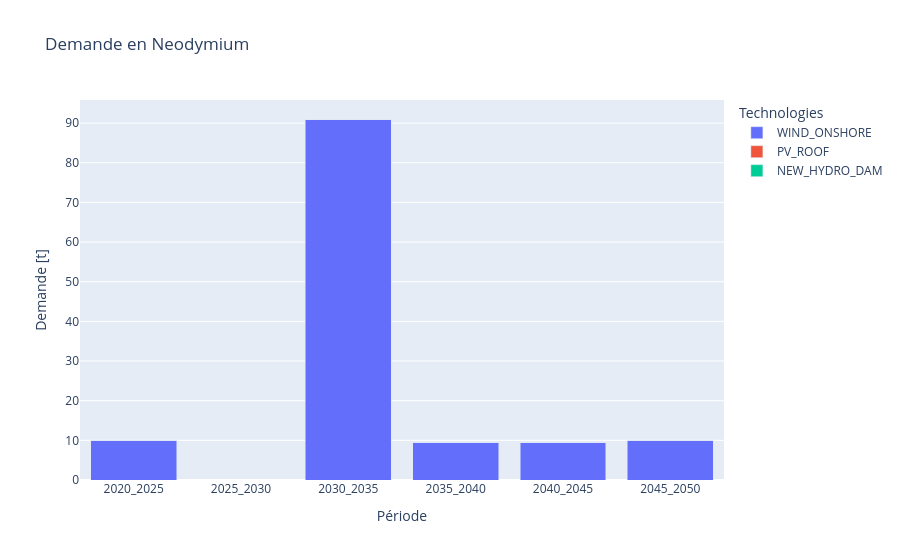
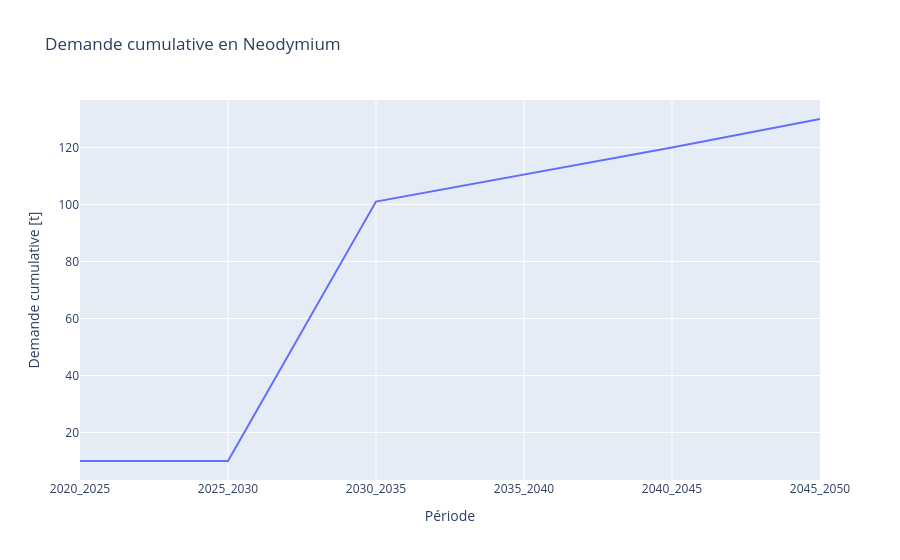
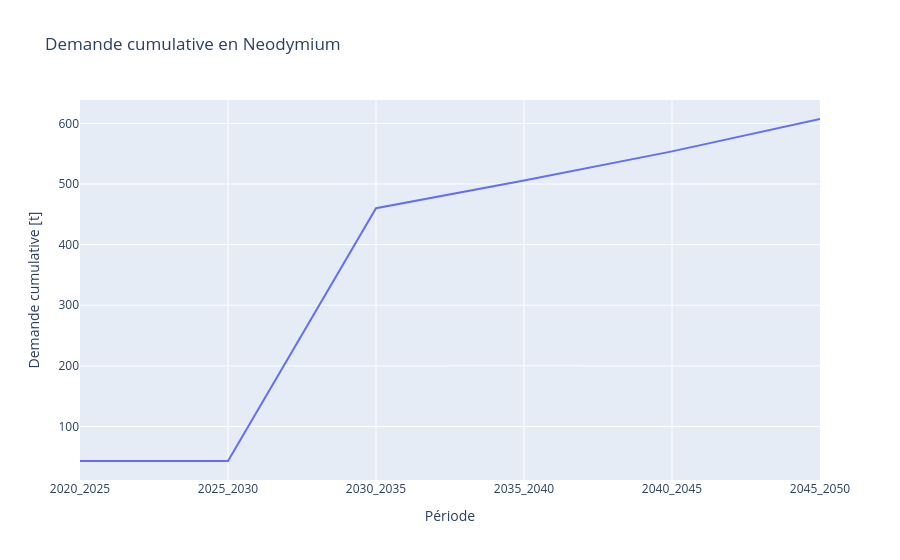
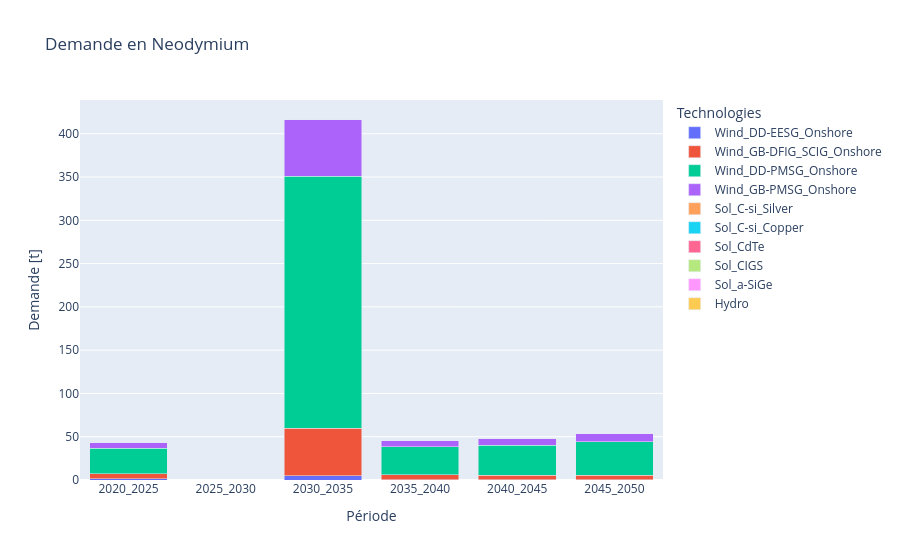

The cell these charts' notebook holds for them, in order:
### Code cell
def plot_material_demand(material, cumulative=False, market_share=False, show = False):

    data = {}
    for period in periods:
        data[period] = {}
        if market_share:
            for model_tech, info in tech_groups.items():
                f_new = results['F_new'].loc[period].loc[model_tech].squeeze()
                ms = get_ms(info['iam_source'], period)
                for excel_tech in info['excel_techs']:
                    data[period][excel_tech] = f_new * ms[excel_tech] * df_mi.loc[material, excel_tech]
        else:
            for tech, excel_col in tech_mapping.items():
                data[period][tech] = results['F_new'].loc[period].loc[tech].squeeze() * df_mi.loc[material, excel_col]

    df_plot = pd.DataFrame(data)

    if cumulative:
        df_cumulative = df_plot.sum().cumsum()
        fig = px.line(x=periods, y=df_cumulative.values,
                      title=f'Demande cumulative en {material}',
                      labels={'x': 'Période', 'y': 'Demande cumulative [t]'})
    else:
        df_melted = df_plot.T.reset_index().rename(columns={'index': 'Période'}).melt(
            id_vars='Période', var_name='Technologies', value_name='Demande [t]'
        )
        fig = px.bar(df_melted, x='Période', y='Demande [t]', color='Technologies', barmode='stack',
                     title=f'Demande en {material}')
        fig.update_layout(xaxis_title='Période', yaxis_title='Demande [t]')
    if show:
        fig.show()
        if (cumulative and market_share):
            filepath = os.path.join(save_dir, 'neo_demand_cumul_ms.png')
        if (cumulative == False and market_share == False):
            filepath = os.path.join(save_dir, 'neo_demand_no_cumul_no_ms.png')
        if (cumulative == True and market_share == False):
            filepath = os.path.join(save_dir, 'neo_demand_cumul_no_ms.png')
        if (cumulative == False and market_share):
            filepath = os.path.join(save_dir, 'neo_demand_no_cumul_ms.png')
        #fig.write_image(filepath)

    return df_plot

# Exemple
plot_material_demand('Neodymium', show = True)
plot_material_demand('Neodymium', cumulative=True, show = True)
plot_material_demand('Neodymium', cumulative=True, market_share=True, show = True)
plot_material_demand('Neodymium', cumulative=False, market_share=True, show = True)

### Figure 1 — Plotly figure (JSON) as saved in the notebook; plotly's stock layout.template omitted (floating-point values rounded to 4 significant figures)
{"data": [{"hovertemplate": "Technologies=WIND_ONSHORE<br>Période=%{x}<br>Demande [t]=%{y}<extra></extra>", "legendgroup": "WIND_ONSHORE", "marker": {"color": "#636efa", "pattern": {"shape": ""}}, "name": "WIND_ONSHORE", "orientation": "v", "showlegend": true, "textposition": "auto", "type": "bar", "x": ["2020_2025", "2025_2030", "2030_2035", "2035_2040", "2040_2045", "2045_2050"], "xaxis": "x", "y": [10.02, 0.0, 91.04, 9.47, 9.47, 10.02], "yaxis": "y"}, {"hovertemplate": "Technologies=PV_ROOF<br>Période=%{x}<br>Demande [t]=%{y}<extra></extra>", "legendgroup": "PV_ROOF", "marker": {"color": "#EF553B", "pattern": {"shape": ""}}, "name": "PV_ROOF", "orientation": "v", "showlegend": true, "textposition": "auto", "type": "bar", "x": ["2020_2025", "2025_2030", "2030_2035", "2035_2040", "2040_2045", "2045_2050"], "xaxis": "x", "y": [0.0, 0.0, 0.0, 0.0, 0.0, 0.0], "yaxis": "y"}, {"hovertemplate": "Technologies=NEW_HYDRO_DAM<br>Période=%{x}<br>Demande [t]=%{y}<extra></extra>", "legendgroup": "NEW_HYDRO_DAM", "marker": {"color": "#00cc96", "pattern": {"shape": ""}}, "name": "NEW_HYDRO_DAM", "orientation": "v", "showlegend": true, "textposition": "auto", "type": "bar", "x": ["2020_2025", "2025_2030", "2030_2035", "2035_2040", "2040_2045", "2045_2050"], "xaxis": "x", "y": [0.0, 0.0, 0.0, 0.0, 0.0, 0.0], "yaxis": "y"}], "layout": {"barmode": "stack", "legend": {"title": {"text": "Technologies"}, "tracegroupgap": 0}, "title": {"text": "Demande en Neodymium"}, "xaxis": {"anchor": "y", "domain": [0, 1], "title": {"text": "Période"}}, "yaxis": {"anchor": "x", "domain": [0, 1], "title": {"text": "Demande [t]"}}}}

### Figure 2 — Plotly figure (JSON) as saved in the notebook; plotly's stock layout.template omitted (floating-point values rounded to 4 significant figures)
{"data": [{"hovertemplate": "Période=%{x}<br>Demande cumulative [t]=%{y}<extra></extra>", "legendgroup": "", "line": {"color": "#636efa", "dash": "solid"}, "marker": {"symbol": "circle"}, "mode": "lines", "name": "", "orientation": "v", "showlegend": false, "type": "scatter", "x": ["2020_2025", "2025_2030", "2030_2035", "2035_2040", "2040_2045", "2045_2050"], "xaxis": "x", "y": [10.02, 10.02, 101.1, 110.5, 120.0, 130.0], "yaxis": "y"}], "layout": {"legend": {"tracegroupgap": 0}, "title": {"text": "Demande cumulative en Neodymium"}, "xaxis": {"anchor": "y", "domain": [0, 1], "title": {"text": "Période"}}, "yaxis": {"anchor": "x", "domain": [0, 1], "title": {"text": "Demande cumulative [t]"}}}}

### Figure 3 — Plotly figure (JSON) as saved in the notebook; plotly's stock layout.template omitted (floating-point values rounded to 4 significant figures)
{"data": [{"hovertemplate": "Période=%{x}<br>Demande cumulative [t]=%{y}<extra></extra>", "legendgroup": "", "line": {"color": "#636efa", "dash": "solid"}, "marker": {"symbol": "circle"}, "mode": "lines", "name": "", "orientation": "v", "showlegend": false, "type": "scatter", "x": ["2020_2025", "2025_2030", "2030_2035", "2035_2040", "2040_2045", "2045_2050"], "xaxis": "x", "y": [43.09, 43.09, 460.1, 505.8, 553.8, 607.2], "yaxis": "y"}], "layout": {"legend": {"tracegroupgap": 0}, "title": {"text": "Demande cumulative en Neodymium"}, "xaxis": {"anchor": "y", "domain": [0, 1], "title": {"text": "Période"}}, "yaxis": {"anchor": "x", "domain": [0, 1], "title": {"text": "Demande cumulative [t]"}}}}

### Figure 4 — Plotly figure (JSON) as saved in the notebook; plotly's stock layout.template omitted (floating-point values rounded to 4 significant figures)
{"data": [{"hovertemplate": "Technologies=Wind_DD-EESG_Onshore<br>Période=%{x}<br>Demande [t]=%{y}<extra></extra>", "legendgroup": "Wind_DD-EESG_Onshore", "marker": {"color": "#636efa", "pattern": {"shape": ""}}, "name": "Wind_DD-EESG_Onshore", "orientation": "v", "showlegend": true, "textposition": "auto", "type": "bar", "x": ["2020_2025", "2025_2030", "2030_2035", "2035_2040", "2040_2045", "2045_2050"], "xaxis": "x", "y": [1.411, 0.0, 5.058, 0.4209, 0.3157, 0.167], "yaxis": "y"}, {"hovertemplate": "Technologies=Wind_GB-DFIG_SCIG_Onshore<br>Période=%{x}<br>Demande [t]=%{y}<extra></extra>", "legendgroup": "Wind_GB-DFIG_SCIG_Onshore", "marker": {"color": "#EF553B", "pattern": {"shape": ""}}, "name": "Wind_GB-DFIG_SCIG_Onshore", "orientation": "v", "showlegend": true, "textposition": "auto", "type": "bar", "x": ["2020_2025", "2025_2030", "2030_2035", "2035_2040", "2040_2045", "2045_2050"], "xaxis": "x", "y": [6.045, 0.0, 54.48, 5.457, 5.246, 5.297], "yaxis": "y"}, {"hovertemplate": "Technologies=Wind_DD-PMSG_Onshore<br>Période=%{x}<br>Demande [t]=%{y}<extra></extra>", "legendgroup": "Wind_DD-PMSG_Onshore", "marker": {"color": "#00cc96", "pattern": {"shape": ""}}, "name": "Wind_DD-PMSG_Onshore", "orientation": "v", "showlegend": true, "textposition": "auto", "type": "bar", "x": ["2020_2025", "2025_2030", "2030_2035", "2035_2040", "2040_2045", "2045_2050"], "xaxis": "x", "y": [29.34, 0.0, 291.2, 32.39, 34.48, 38.83], "yaxis": "y"}, {"hovertemplate": "Technologies=Wind_GB-PMSG_Onshore<br>Période=%{x}<br>Demande [t]=%{y}<extra></extra>", "legendgroup": "Wind_GB-PMSG_Onshore", "marker": {"color": "#ab63fa", "pattern": {"shape": ""}}, "name": "Wind_GB-PMSG_Onshore", "orientation": "v", "showlegend": true, "textposition": "auto", "type": "bar", "x": ["2020_2025", "2025_2030", "2030_2035", "2035_2040", "2040_2045", "2045_2050"], "xaxis": "x", "y": [6.288, 0.0, 66.33, 7.411, 7.922, 9.133], "yaxis": "y"}, {"hovertemplate": "Technologies=Sol_C-si_Silver<br>Période=%{x}<br>Demande [t]=%{y}<extra></extra>", "legendgroup": "Sol_C-si_Silver", "marker": {"color": "#FFA15A", "pattern": {"shape": ""}}, "name": "Sol_C-si_Silver", "orientation": "v", "showlegend": true, "textposition": "auto", "type": "bar", "x": ["2020_2025", "2025_2030", "2030_2035", "2035_2040", "2040_2045", "2045_2050"], "xaxis": "x", "y": [0.0, 0.0, 0.0, 0.0, 0.0, 0.0], "yaxis": "y"}, {"hovertemplate": "Technologies=Sol_C-si_Copper<br>Période=%{x}<br>Demande [t]=%{y}<extra></extra>", "legendgroup": "Sol_C-si_Copper", "marker": {"color": "#19d3f3", "pattern": {"shape": ""}}, "name": "Sol_C-si_Copper", "orientation": "v", "showlegend": true, "textposition": "auto", "type": "bar", "x": ["2020_2025", "2025_2030", "2030_2035", "2035_2040", "2040_2045", "2045_2050"], "xaxis": "x", "y": [0.0, 0.0, 0.0, 0.0, 0.0, 0.0], "yaxis": "y"}, {"hovertemplate": "Technologies=Sol_CdTe<br>Période=%{x}<br>Demande [t]=%{y}<extra></extra>", "legendgroup": "Sol_CdTe", "marker": {"color": "#FF6692", "pattern": {"shape": ""}}, "name": "Sol_CdTe", "orientation": "v", "showlegend": true, "textposition": "auto", "type": "bar", "x": ["2020_2025", "2025_2030", "2030_2035", "2035_2040", "2040_2045", "2045_2050"], "xaxis": "x", "y": [0.0, 0.0, 0.0, 0.0, 0.0, 0.0], "yaxis": "y"}, {"hovertemplate": "Technologies=Sol_CIGS<br>Période=%{x}<br>Demande [t]=%{y}<extra></extra>", "legendgroup": "Sol_CIGS", "marker": {"color": "#B6E880", "pattern": {"shape": ""}}, "name": "Sol_CIGS", "orientation": "v", "showlegend": true, "textposition": "auto", "type": "bar", "x": ["2020_2025", "2025_2030", "2030_2035", "2035_2040", "2040_2045", "2045_2050"], "xaxis": "x", "y": [0.0, 0.0, 0.0, 0.0, 0.0, 0.0], "yaxis": "y"}, {"hovertemplate": "Technologies=Sol_a-SiGe<br>Période=%{x}<br>Demande [t]=%{y}<extra></extra>", "legendgroup": "Sol_a-SiGe", "marker": {"color": "#FF97FF", "pattern": {"shape": ""}}, "name": "Sol_a-SiGe", "orientation": "v", "showlegend": true, "textposition": "auto", "type": "bar", "x": ["2020_2025", "2025_2030", "2030_2035", "2035_2040", "2040_2045", "2045_2050"], "xaxis": "x", "y": [0.0, 0.0, 0.0, 0.0, 0.0, 0.0], "yaxis": "y"}, {"hovertemplate": "Technologies=Hydro<br>Période=%{x}<br>Demande [t]=%{y}<extra></extra>", "legendgroup": "Hydro", "marker": {"color": "#FECB52", "pattern": {"shape": ""}}, "name": "Hydro", "orientation": "v", "showlegend": true, "textposition": "auto", "type": "bar", "x": ["2020_2025", "2025_2030", "2030_2035", "2035_2040", "2040_2045", "2045_2050"], "xaxis": "x", "y": [0.0, 0.0, 0.0, 0.0, 0.0, 0.0], "yaxis": "y"}], "layout": {"barmode": "stack", "legend": {"title": {"text": "Technologies"}, "tracegroupgap": 0}, "title": {"text": "Demande en Neodymium"}, "xaxis": {"anchor": "y", "domain": [0, 1], "title": {"text": "Période"}}, "yaxis": {"anchor": "x", "domain": [0, 1], "title": {"text": "Demande [t]"}}}}
